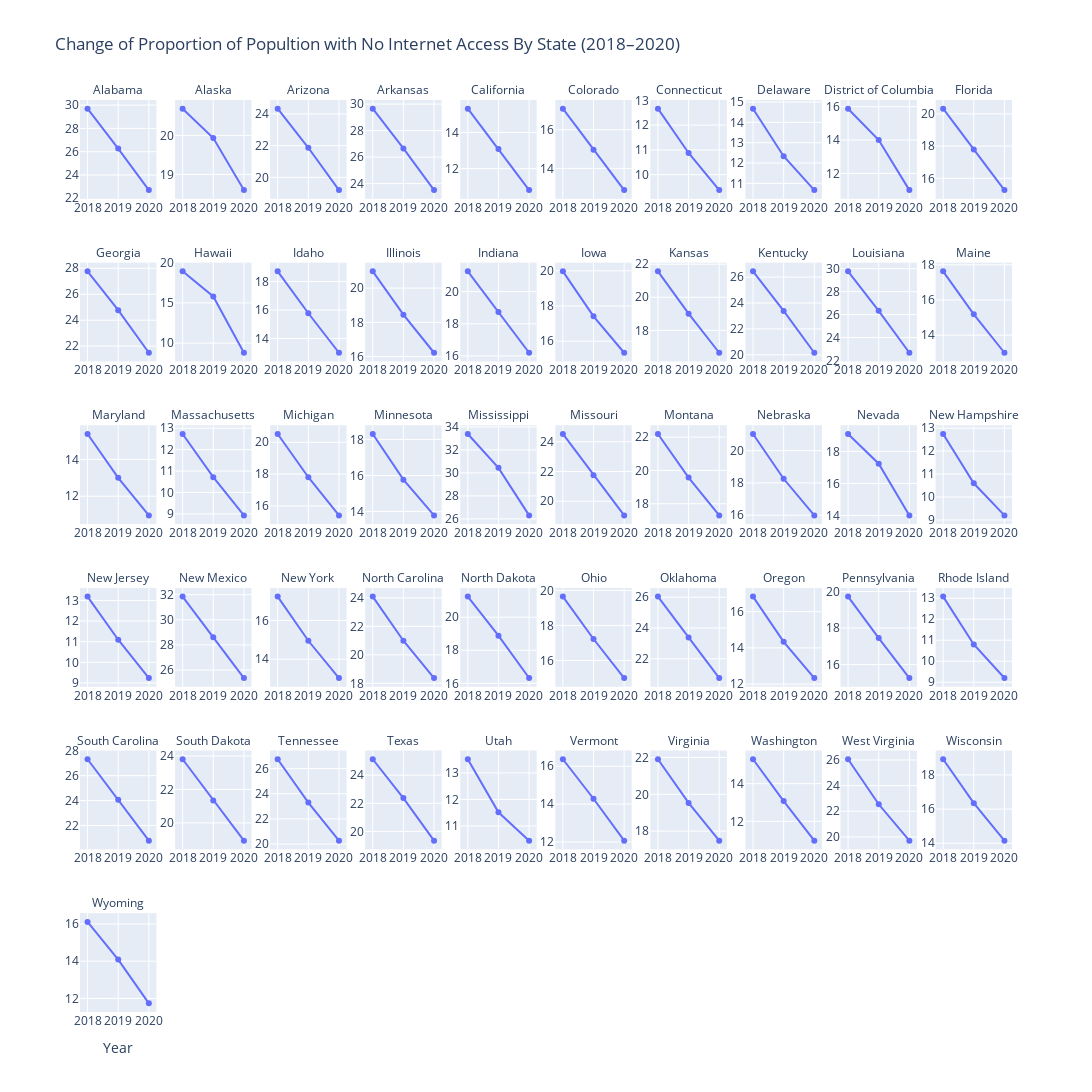

Notebook code cell kept with this figure:
### Code cell
fig = px.line(
    df_state_year,
    x="YEAR",
    y="mean_no_internet",
    facet_col="STATE",
    facet_col_wrap=10,   
    markers=True,
    title="Change of Proportion of Popultion with No Internet Access By State (2018–2020)"
)

fig.update_layout(
    height=1200,      # increase vertical space
    width=2000,       # increase horizontal space
    showlegend=False,
    xaxis_title="Year",
    yaxis_title="Mean % Without Internet Access"
)

fig.update_xaxes(showticklabels=True)
fig.update_yaxes(showticklabels=True)

fig.update_xaxes(
    dtick=1,
    tick0=2018
)

# Make facet titles cleaner
fig.for_each_annotation(lambda a: a.update(text=a.text.split("=")[-1]))
fig.for_each_yaxis(lambda yaxis: yaxis.update(title_text=None))


fig.update_yaxes(matches=None)  # allow each state its own y-scale if desired

fig.write_image('state_line_copy.png')
fig.show()
